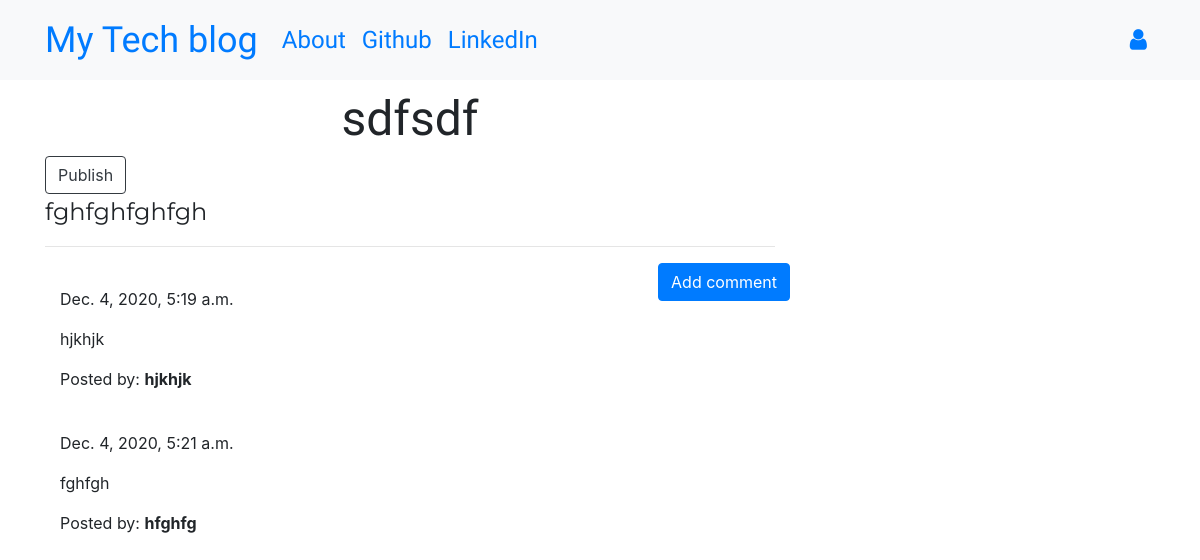
Screenshot of /post/15/ with the database file from the repository.
### blogme/models.py (models this page shows, shortened)
class Post(models.Model):
    title = models.CharField(max_length=50, null=False)
    author = models.ForeignKey(User, on_delete=models.CASCADE)
    create_date = models.DateTimeField(default=timezone.now)
    content = models.TextField()
    published_date = models.DateTimeField(blank=True, null=True)

class Comment(models.Model):
    post = models.ForeignKey('blogme.Post', related_name='comments',on_delete=models.CASCADE)
    author = models.CharField(max_length=200)
    text = models.TextField()
    created_date = models.DateTimeField(default=timezone.now)
    approved_comment = models.BooleanField(default=False)

### blogme/views.py (the view)
# urls.py: path('post/<int:pk>/',views.PostDetailView.as_view(), name='post_detail'),
class PostDetailView(DetailView):
    model = Post

### blogme/templates/blogme/post_detail.html (shortened to what this page needs)
{% extends 'blogme/base.html' %}
{% block content %}
    <h1 class='posttitle loader'>{{ post.title }}</h1>
    {% if post.published_date %}
        <div class="date postdate">
            {{ post.published_date }}
        </div>
    {% else %}
        <a class="btn btn-outline-dark" href="{% url 'post_publish' pk=post.pk %}">Publish</a>
    {% endif %}
    <p class='postcontent' >{{ post.content|safe|linebreaksbr }}</p>
    <hr>
    <a class="btn btn-primary btn-comment" href="{% url 'add_comment_to_post' pk=post.pk %}">Add comment</a>
    <div class="container">
  {% for comment in post.comments.all %}
  <br>
      {% if user.is_authenticated or comment.approved_comment %}
              {{ comment.created_date }}
          <p>{{ comment.text|safe|linebreaks }}</p>
          <p>Posted by: <strong>{{ comment.author }}</strong></p>
      {% endif %}
  {% empty %}
      <p>No comments posted.</p>
  {% endfor %}
</div>
{% endblock %}

### blogme/static/css/main.css (style rules this page uses)
.posttitle { font-family: 'Russo One', sans-serif; font-size: 3em; text-align: center; }
.postcontent { font-family: 'Montserrat'; font-size: 1.5em; }
.btn-comment { position: absolute; right: 0px; }
.loader { filter:hue-rotate(0deg); color: linear-gradient(45deg,#0f8,#08f); animation:hue 5000ms infinite linear; }

### rows the page displays
Post: title "sdfsdf", content "fghfghfghfgh"
Comment: created_date "Dec. 4, 2020, 5:19 a.m.", text "hjkhjk", author "hjkhjk"
Comment: created_date "Dec. 4, 2020, 5:21 a.m.", text "fghfgh", author "hfghfg"
